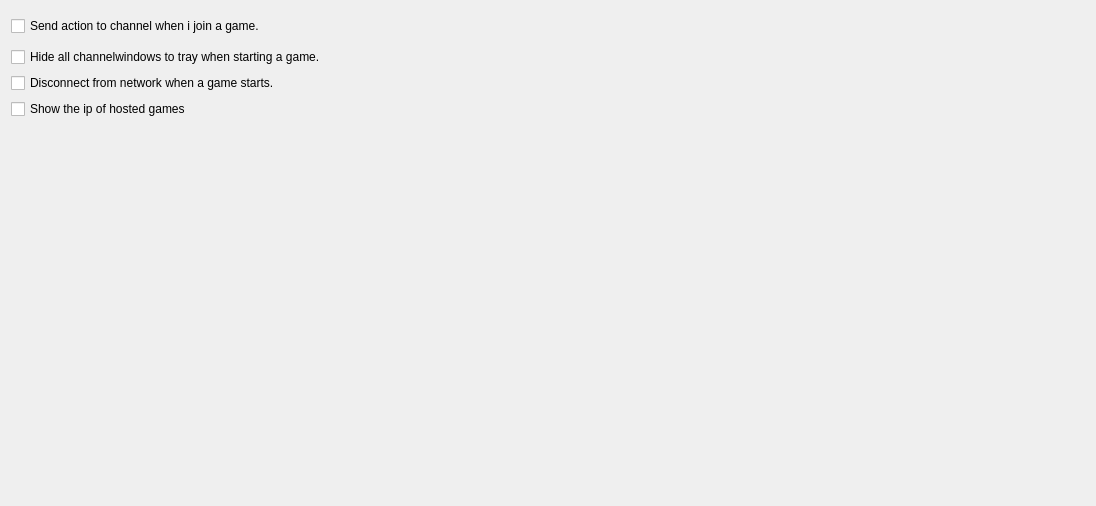
           <widget class="QWidget" name="scrollAreaWidgetContents_4">
            <property name="geometry">
             <rect>
              <x>0</x>
              <y>0</y>
              <width>1096</width>
              <height>506</height>
             </rect>
            </property>
            <layout class="QVBoxLayout" name="verticalLayout_12">
             <item>
              <widget class="QCheckBox" name="chbactionwhenjoining">
               <property name="minimumSize">
                <size>
                 <width>0</width>
                 <height>30</height>
                </size>
               </property>
               <property name="text">
                <string>Send action to channel when i join a game.</string>
               </property>
               <property name="checked">
                <bool>false</bool>
               </property>
              </widget>
             </item>
             <item>
              <widget class="QCheckBox" name="chbhidechannelwindowsongame">
               <property name="text">
                <string>Hide all channelwindows to tray when starting a game.</string>
               </property>
              </widget>
             </item>
             <item>
              <widget class="QCheckBox" name="chbdisconnectongame">
               <property name="text">
                <string>Disconnect from network when a game starts.</string>
               </property>
              </widget>
             </item>
             <item>
              <widget class="QCheckBox" name="cbshowipofhosts">
               <property name="text">
                <string>Show the ip of hosted games</string>
               </property>
              </widget>
             </item>
             <item>
              <spacer name="verticalSpacer_6">
               <property name="orientation">
                <enum>Qt::Vertical</enum>
               </property>
               <property name="sizeHint" stdset="0">
                <size>
                 <width>20</width>
                 <height>40</height>
                </size>
               </property>
              </spacer>
             </item>
            </layout>
           </widget>
